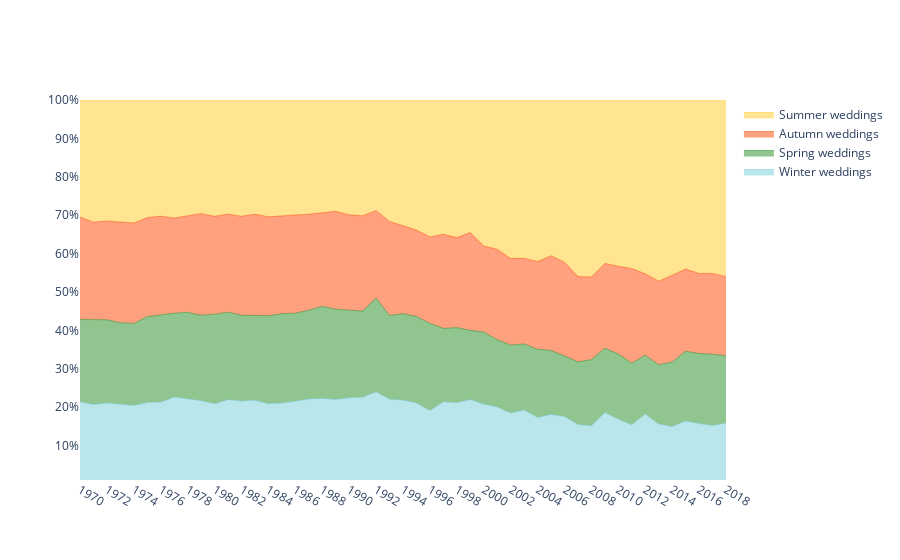

Notebook code cell kept with this figure:
### Code cell
x = df_marriage_3['TIME']
fig = go.Figure()

fig.add_trace(go.Scatter(
    x=x, y=100*df_marriage_3['Winter weddings'],
    mode='lines',
    line=dict(width=0.5, color='rgb(117,205,216)'),
    stackgroup='one',
    groupnorm='percent', # sets the normalization for the sum of the stackgroup,
    name = 'Winter weddings'
))
fig.add_trace(go.Scatter(
    x=x, y=100*(df_marriage_3['Spring weddings']),
    mode='lines',
    line=dict(width=0.5, color='rgb(34,139,34)'),
    stackgroup='one',
    name = 'Spring weddings'

))
fig.add_trace(go.Scatter(
    x=x, y=100*(df_marriage_3['Autumn weddings']),
    mode='lines',
    line=dict(width=0.5, color='rgb(255, 69, 0)'),
    stackgroup='one',
    name = 'Autumn weddings'
))
fig.add_trace(go.Scatter(
    x=x, y=100*(df_marriage_3['Summer weddings']),
    mode='lines',
    line=dict(width=0.5, color='rgb(255,202,39)'),
    stackgroup='one',
    name = 'Summer weddings'
))

fig.update_layout(
    showlegend=True,
    xaxis_type='category',
        plot_bgcolor='white',

    yaxis=dict(
        type='linear',
        range=[1, 100],
        ticksuffix='%'))

fig.show()

# py.plot(fig, filename = '', auto_open=True) - uncomment and inpute your filename if you want to export to chart-studio.plot.ly.

### Figure 1 — Plotly figure (JSON) as saved in the notebook; plotly's stock layout.template omitted (floating-point values rounded to 4 significant figures)
{"data": [{"groupnorm": "percent", "line": {"color": "rgb(117,205,216)", "width": 0.5}, "mode": "lines", "name": "Winter weddings", "stackgroup": "one", "type": "scatter", "x": [1970, 1971, 1972, 1973, 1974, 1975, 1976, 1977, 1978, 1979, 1980, 1981, 1982, 1983, 1984, 1985, 1986, 1987, 1988, 1989, 1990, 1991, 1992, 1993, 1994, 1995, 1996, 1997, 1998, 1999, 2000, 2001, 2002, 2003, 2004, 2005, 2006, 2007, 2008, 2009, 2010, 2011, 2012, 2013, 2014, 2015, 2016, 2017, 2018], "y": [21.38, 20.68, 21.07, 20.78, 20.39, 21.18, 21.26, 22.59, 22.22, 21.67, 20.83, 21.93, 21.55, 21.75, 20.87, 21.05, 21.52, 22.09, 22.26, 21.98, 22.42, 22.55, 23.96, 22.04, 21.79, 21.08, 19.05, 21.36, 21.14, 21.97, 20.77, 20.01, 18.45, 19.23, 17.26, 18.07, 17.53, 15.45, 15.11, 18.59, 16.8, 15.37, 18.19, 15.58, 14.92, 16.35, 15.69, 15.22, 15.81]}, {"line": {"color": "rgb(34,139,34)", "width": 0.5}, "mode": "lines", "name": "Spring weddings", "stackgroup": "one", "type": "scatter", "x": [1970, 1971, 1972, 1973, 1974, 1975, 1976, 1977, 1978, 1979, 1980, 1981, 1982, 1983, 1984, 1985, 1986, 1987, 1988, 1989, 1990, 1991, 1992, 1993, 1994, 1995, 1996, 1997, 1998, 1999, 2000, 2001, 2002, 2003, 2004, 2005, 2006, 2007, 2008, 2009, 2010, 2011, 2012, 2013, 2014, 2015, 2016, 2017, 2018], "y": [21.45, 22.12, 21.66, 21.18, 21.41, 22.39, 22.85, 21.87, 22.46, 22.25, 23.36, 22.8, 22.35, 22.03, 22.94, 23.25, 22.95, 23.15, 24.0, 23.54, 22.89, 22.45, 24.44, 21.81, 22.54, 22.51, 22.77, 19.13, 19.56, 18.01, 18.78, 17.53, 17.7, 17.21, 17.81, 16.7, 15.8, 16.32, 17.25, 16.73, 17.0, 16.08, 15.34, 15.47, 16.8, 18.21, 18.25, 18.54, 17.56]}, {"line": {"color": "rgb(255, 69, 0)", "width": 0.5}, "mode": "lines", "name": "Autumn weddings", "stackgroup": "one", "type": "scatter", "x": [1970, 1971, 1972, 1973, 1974, 1975, 1976, 1977, 1978, 1979, 1980, 1981, 1982, 1983, 1984, 1985, 1986, 1987, 1988, 1989, 1990, 1991, 1992, 1993, 1994, 1995, 1996, 1997, 1998, 1999, 2000, 2001, 2002, 2003, 2004, 2005, 2006, 2007, 2008, 2009, 2010, 2011, 2012, 2013, 2014, 2015, 2016, 2017, 2018], "y": [26.69, 25.37, 25.73, 26.23, 26.15, 25.79, 25.61, 24.79, 25.18, 26.48, 25.49, 25.52, 25.81, 26.48, 25.74, 25.42, 25.58, 25.0, 24.37, 25.49, 24.75, 24.83, 22.78, 24.52, 22.91, 22.52, 22.51, 24.51, 23.46, 25.47, 22.39, 23.57, 22.55, 22.32, 22.85, 24.65, 24.42, 22.23, 21.5, 22.1, 22.88, 24.64, 21.18, 21.76, 22.62, 21.39, 20.86, 21.06, 20.58]}, {"line": {"color": "rgb(255,202,39)", "width": 0.5}, "mode": "lines", "name": "Summer weddings", "stackgroup": "one", "type": "scatter", "x": [1970, 1971, 1972, 1973, 1974, 1975, 1976, 1977, 1978, 1979, 1980, 1981, 1982, 1983, 1984, 1985, 1986, 1987, 1988, 1989, 1990, 1991, 1992, 1993, 1994, 1995, 1996, 1997, 1998, 1999, 2000, 2001, 2002, 2003, 2004, 2005, 2006, 2007, 2008, 2009, 2010, 2011, 2012, 2013, 2014, 2015, 2016, 2017, 2018], "y": [30.49, 31.83, 31.53, 31.81, 32.05, 30.64, 30.28, 30.75, 30.13, 29.61, 30.31, 29.75, 30.29, 29.74, 30.45, 30.29, 29.95, 29.76, 29.37, 28.99, 29.94, 30.16, 28.82, 31.63, 32.76, 33.89, 35.67, 35.0, 35.84, 34.54, 38.07, 38.89, 41.3, 41.24, 42.09, 40.58, 42.25, 46.0, 46.14, 42.58, 43.33, 43.92, 45.3, 47.19, 45.66, 44.05, 45.19, 45.18, 46.05]}], "layout": {"plot_bgcolor": "white", "showlegend": true, "xaxis": {"type": "category"}, "yaxis": {"range": [1, 100], "ticksuffix": "%", "type": "linear"}}}
